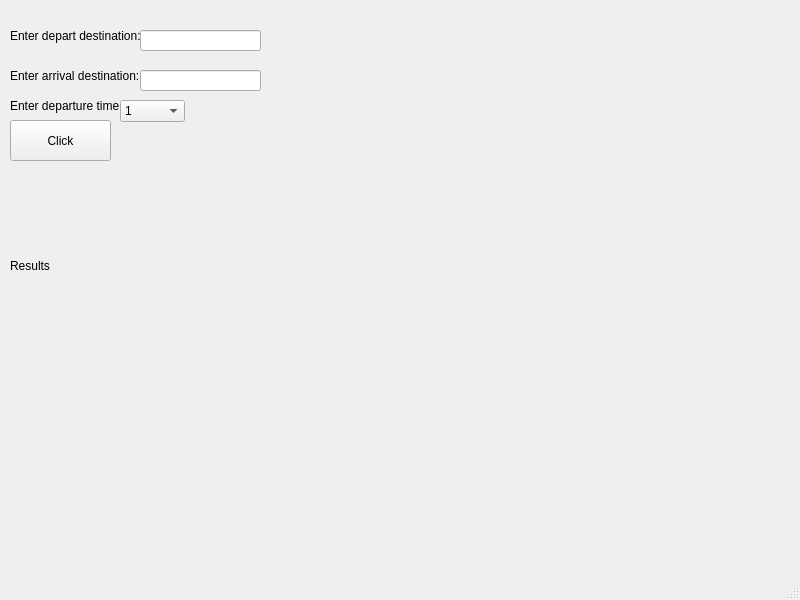
<?xml version="1.0" encoding="UTF-8"?>
<ui version="4.0">
 <class>MainWindow</class>
 <widget class="QMainWindow" name="MainWindow">
  <property name="geometry">
   <rect>
    <x>0</x>
    <y>0</y>
    <width>800</width>
    <height>600</height>
   </rect>
  </property>
  <property name="windowTitle">
   <string>MainWindow</string>
  </property>
  <widget class="QWidget" name="centralwidget">
   <widget class="QLabel" name="label">
    <property name="geometry">
     <rect>
      <x>10</x>
      <y>20</y>
      <width>131</width>
      <height>31</height>
     </rect>
    </property>
    <property name="text">
     <string>Enter depart destination: </string>
    </property>
   </widget>
   <widget class="QLineEdit" name="lineEdit">
    <property name="geometry">
     <rect>
      <x>140</x>
      <y>30</y>
      <width>121</width>
      <height>21</height>
     </rect>
    </property>
   </widget>
   <widget class="QLabel" name="label_2">
    <property name="geometry">
     <rect>
      <x>10</x>
      <y>60</y>
      <width>131</width>
      <height>31</height>
     </rect>
    </property>
    <property name="text">
     <string>Enter arrival destination: </string>
    </property>
   </widget>
   <widget class="QLineEdit" name="lineEdit_2">
    <property name="geometry">
     <rect>
      <x>140</x>
      <y>70</y>
      <width>121</width>
      <height>21</height>
     </rect>
    </property>
   </widget>
   <widget class="QLabel" name="label_3">
    <property name="geometry">
     <rect>
      <x>10</x>
      <y>90</y>
      <width>131</width>
      <height>31</height>
     </rect>
    </property>
    <property name="text">
     <string>Enter departure time: </string>
    </property>
   </widget>
   <widget class="QLabel" name="label_4">
    <property name="geometry">
     <rect>
      <x>10</x>
      <y>210</y>
      <width>311</width>
      <height>111</height>
     </rect>
    </property>
    <property name="text">
     <string>Results</string>
    </property>
   </widget>
   <widget class="QPushButton" name="pushButton">
    <property name="geometry">
     <rect>
      <x>10</x>
      <y>120</y>
      <width>101</width>
      <height>41</height>
     </rect>
    </property>
    <property name="text">
     <string>Click</string>
    </property>
   </widget>
   <widget class="QComboBox" name="comboBox">
    <property name="geometry">
     <rect>
      <x>120</x>
      <y>100</y>
      <width>65</width>
      <height>22</height>
     </rect>
    </property>
    <item>
     <property name="text">
      <string>1</string>
     </property>
    </item>
    <item>
     <property name="text">
      <string>2</string>
     </property>
    </item>
    <item>
     <property name="text">
      <string>3</string>
     </property>
    </item>
    <item>
     <property name="text">
      <string>4</string>
     </property>
    </item>
    <item>
     <property name="text">
      <string>5</string>
     </property>
    </item>
    <item>
     <property name="text">
      <string>6</string>
     </property>
    </item>
    <item>
     <property name="text">
      <string>7</string>
     </property>
    </item>
    <item>
     <property name="text">
      <string>8</string>
     </property>
    </item>
    <item>
     <property name="text">
      <string>9</string>
     </property>
    </item>
    <item>
     <property name="text">
      <string>10</string>
     </property>
    </item>
    <item>
     <property name="text">
      <string>11</string>
     </property>
    </item>
    <item>
     <property name="text">
      <string>12</string>
     </property>
    </item>
    <item>
     <property name="text">
      <string>13</string>
     </property>
    </item>
    <item>
     <property name="text">
      <string>14</string>
     </property>
    </item>
    <item>
     <property name="text">
      <string>15</string>
     </property>
    </item>
    <item>
     <property name="text">
      <string>16</string>
     </property>
    </item>
    <item>
     <property name="text">
      <string>17</string>
     </property>
    </item>
    <item>
     <property name="text">
      <string>18</string>
     </property>
    </item>
    <item>
     <property name="text">
      <string>19</string>
     </property>
    </item>
    <item>
     <property name="text">
      <string>20</string>
     </property>
    </item>
    <item>
     <property name="text">
      <string>21</string>
     </property>
    </item>
    <item>
     <property name="text">
      <string>22</string>
     </property>
    </item>
    <item>
     <property name="text">
      <string>23</string>
     </property>
    </item>
    <item>
     <property name="text">
      <string>24</string>
     </property>
    </item>
   </widget>
  </widget>
  <widget class="QMenuBar" name="menubar">
   <property name="geometry">
    <rect>
     <x>0</x>
     <y>0</y>
     <width>800</width>
     <height>21</height>
    </rect>
   </property>
  </widget>
  <widget class="QStatusBar" name="statusbar"/>
 </widget>
 <resources/>
 <connections/>
</ui>
